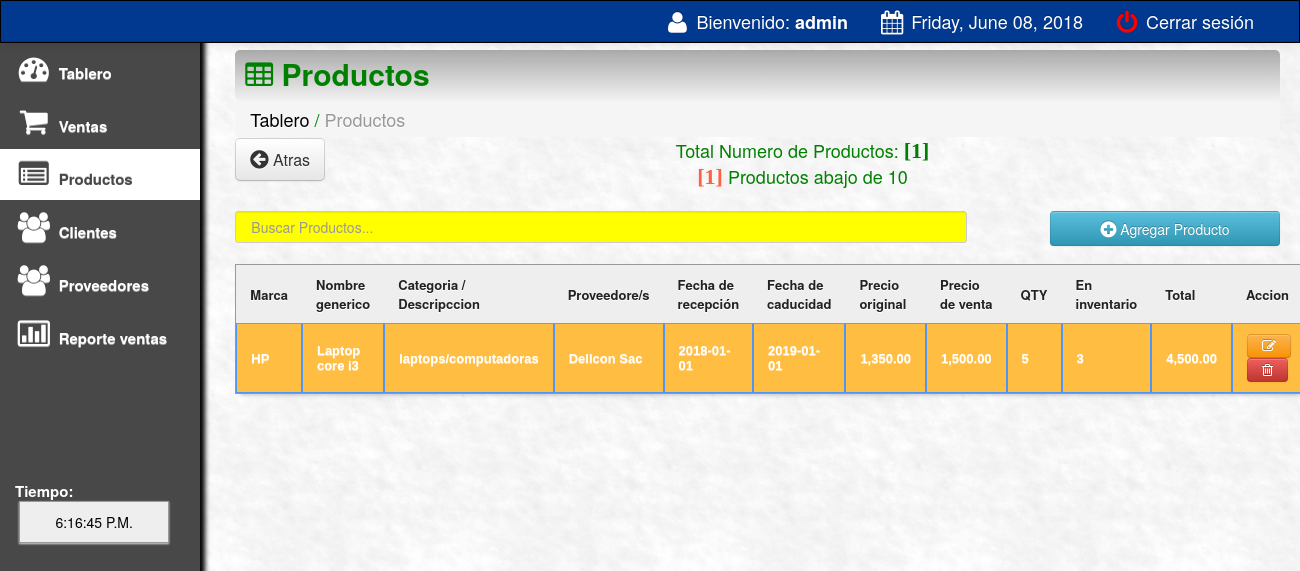
Screenshot of /main/products.php (signed in) with the database file from the repository.
### tables this page shows
CREATE TABLE `products` (
  `product_id` int(11) NOT NULL,
  `product_code` varchar(200) NOT NULL,
  `gen_name` varchar(200) NOT NULL,
  `product_name` varchar(200) NOT NULL,
  `cost` varchar(100) NOT NULL,
  `o_price` varchar(100) NOT NULL,
  `price` varchar(100) NOT NULL,
  `profit` varchar(100) NOT NULL,
  `supplier` varchar(100) NOT NULL,
  `onhand_qty` int(10) NOT NULL,
  `qty` int(10) NOT NULL,
  `qty_sold` int(10) NOT NULL,
  `expiry_date` varchar(500) NOT NULL,
  `date_arrival` varchar(500) NOT NULL
);

### main/products.php (the view, shortened to what this page needs)
<html>
<head>
 <link href="css/bootstrap.css" rel="stylesheet">
    <link rel="stylesheet" type="text/css" href="css/DT_bootstrap.css">
  <link rel="stylesheet" href="css/font-awesome.min.css">
    <link href="css/bootstrap-responsive.css" rel="stylesheet">
<link href="../style.css" media="screen" rel="stylesheet" type="text/css" />
<link href="src/facebox.css" media="screen" rel="stylesheet" type="text/css" />
</head>
<?php
function createRandomPassword() {
	$chars = "003232303232023232023456789";
	$i = 0;
	$pass = '' ;
	while ($i <= 7) {
		$num = rand() % 33;
		$tmp = substr($chars, $num, 1);
		$pass = $pass . $tmp;
		$i++;
	}
	return $pass;
}
$finalcode='RS-'.createRandomPassword();
?>
<body>
<?php include('navfixed.php');?>
<div class="container-fluid">
      <div class="row-fluid">
	<div class="span2">
          <div class="well sidebar-nav">
              <ul class="nav nav-list">
              <li><a href="index.php"><i class="icon-dashboard icon-2x"></i> Tablero </a></li>
			<li><a href="sales.php?id=cash&invoice=<?php echo $finalcode ?>"><i class="icon-shopping-cart icon-2x"></i> Ventas</a>  </li>
			<li class="active"><a href="products.php"><i class="icon-list-alt icon-2x"></i> Productos</a>                                     </li>
			<li><a href="customer.php"><i class="icon-group icon-2x"></i> Clientes</a>                                    </li>
			<li><a href="supplier.php"><i class="icon-group icon-2x"></i> Proveedores</a>                                    </li>
			<li><a href="salesreport.php?d1=0&d2=0"><i class="icon-bar-chart icon-2x"></i> Reporte ventas</a>                </li>
			<br><br><br><br><br><br>
			<li>
			 <div class="hero-unit-clock">
			<form name="clock">
			<font color="white">Tiempo: <br></font>&nbsp;<input style="width:150px;" type="submit" class="trans" name="face" value="">
			</form>
			  </div>
			</li>
				</ul>
          </div>
        </div>
	<div class="span10">
	<div class="contentheader">
			<i class="icon-table"></i> Productos
			</div>
			<ul class="breadcrumb">
			<li><a href="index.php">Tablero</a></li> /
			<li class="active">Productos</li>
			</ul>
<div style="margin-top: -19px; margin-bottom: 21px;">
<a  href="index.php"><button class="btn btn-default btn-large" style="float: left;"><i class="icon icon-circle-arrow-left icon-large"></i> Atras</button></a>
			<?php
			include('../connect.php');
				$result = $db->prepare("SELECT * FROM products ORDER BY qty_sold DESC");
				$result->execute();
				$rowcount = $result->rowcount();
			?>
			<?php
			include('../connect.php');
				$result = $db->prepare("SELECT * FROM products where qty < 10 ORDER BY product_id DESC");
				$result->execute();
				$rowcount123 = $result->rowcount();
			?>
				<div style="text-align:center;">
			Total Numero de Productos:  <font color="green" style="font:bold 22px 'Aleo';">[<?php echo $rowcount;?>]</font>
			</div>
			<div style="text-align:center;">
			<font style="color:rgb(255, 95, 66);; font:bold 22px 'Aleo';">[<?php echo $rowcount123;?>]</font> Productos abajo de 10
			</div>
</div>
<input type="text" style="padding:15px;" name="filter" value="" id="filter" placeholder="Buscar Productos..." autocomplete="off" />
<a rel="facebox" href="addproduct.php"><Button type="submit" class="btn btn-info" style="float:right; width:230px; height:35px;" /><i class="icon-plus-sign icon-large"></i> Agregar Producto</button></a><br><br>
<table class="hoverTable" id="resultTable" data-responsive="table" style="text-align: left;">
	<thead>
		<tr>
			<th width="12%"> Marca</th>
			<th width="14%"> Nombre generico </th>
			<th width="13%"> Categoria / Descripccion </th>
			<th width="7%"> Proveedore/s </th>
			<th width="9%"> Fecha de recepción </th>
			<th width="10%"> Fecha de caducidad </th>
			<th width="6%"> Precio original </th>
			<th width="6%"> Precio de venta </th>
			<th width="6%"> QTY </th>
			<th width="5%"> En inventario </th>
			<th width="8%"> Total </th>
			<th width="8%"> Accion </th>
		</tr>
	</thead>
	<tbody>
			<?php
			function formatMoney($number, $fractional=false) {
					if ($fractional) {
						$number = sprintf('%.2f', $number);
					}
					while (true) {
						$replaced = preg_replace('/(-?\d+)(\d\d\d)/', '$1,$2', $number);
						if ($replaced != $number) {
							$number = $replaced;
						} else {
							break;
						}
					}
					return $number;
				}
				include('../connect.php');
				$result = $db->prepare("SELECT *, price * qty as total FROM products ORDER BY product_id DESC");
				$result->execute();
				for($i=0; $row = $result->fetch(); $i++){
				$availableqty=$row['qty'];
				if ($availableqty < 10) {
				echo '<tr class="alert alert-warning record" style="color: #fff; background:rgb(255, 189, 66);">';
				}
				else {
				echo '<tr class="record">';
				}
			?>
			<td><?php echo $row['product_code']; ?></td>
			<td><?php echo $row['gen_name']; ?></td>
			<td><?php echo $row['product_name']; ?></td>
					<td><?php echo $row['supplier']; ?></td>
			<td><?php echo $row['date_arrival']; ?></td>
			<td><?php echo $row['expiry_date']; ?></td>
			<td><?php
			$oprice=$row['o_price'];
			echo formatMoney($oprice, true);
			?></td>
			<td><?php
			$pprice=$row['price'];
			echo formatMoney($pprice, true);
			?></td>
			<td><?php echo $row['qty_sold']; ?></td>
			<td><?php echo $row['qty']; ?></td>
			<td>
			<?php
			$total=$row['total'];
			echo formatMoney($total, true);
			?>
			</td>			<td><a rel="facebox" title="Click to edit the product" href="editproduct.php?id=<?php echo $row['product_id']; ?>"><button class="btn btn-warning"><i class="icon-edit"></i> </button> </a>
			<a href="#" id="<?php echo $row['product_id']; ?>" class="delbutton" title="Click to Delete the product"><button class="btn btn-danger"><i class="icon-trash"></i></button></a></td>
			</tr>
			<?php
				}
			?>
	</tbody>
</table>
</div>
</div>
</div>
</body>
<?php include('footer.php');?>
</html>

### style.css (style rules this page uses)
td a { color:red; }
input { border: 1px solid #999; background: #EEEEEE; padding: 10px; box-shadow:0 1px 2px #ddd; -moz-box-shadow:0 1px 2px #ddd; -webkit-box-shadow:0 1px 2px #ddd; }
#filter { width: 70%; float:left; }
#resultTable { border-collapse: separate; background-color: #FFFFFF; border-spacing: 0; max-width: 100%; }
#resultTable { color: #666666; text-shadow: 0 1px 0 #FFFFFF; width: 100%; border: 1px solid #999999; box-shadow: 0 5px 5px -5px rgba(0, 0, 0, 0.3); margin-top: 13px; }
#resultTable thead tr th { background: none repeat scroll 0 0 #EEEEEE; color: #222222; padding: 10px 14px; text-align: left; border-top: 0 none; font-size: 13px; }
#resultTable tbody tr td { font: bold 13px 'Arial'; text-align: left; padding: 10px 14px; border-top: 1px solid #999999; }
#resultTable td { padding:7px; border:#4e95f4 1px solid; }
#resultTable tr { background: #fff; }

### main/products.php (style rules this page uses)
body { padding-top: 60px; padding-bottom: 40px; }
.sidebar-nav { padding: 9px 0; }

### rows the page displays
products: product_code "HP", gen_name "Laptop core i3", product_name "laptops/computadoras", supplier "Dellcon Sac", date_arrival "2018-01-01", expiry_date "2019-01-01", o_price "1,350.00", price "1,500.00", qty_sold "5", qty "3", total "4,500.00"

### other values shown
$_SESSION['SESS_LAST_NAME'] "admin"
$rowcount "1"
$rowcount123 "1"
